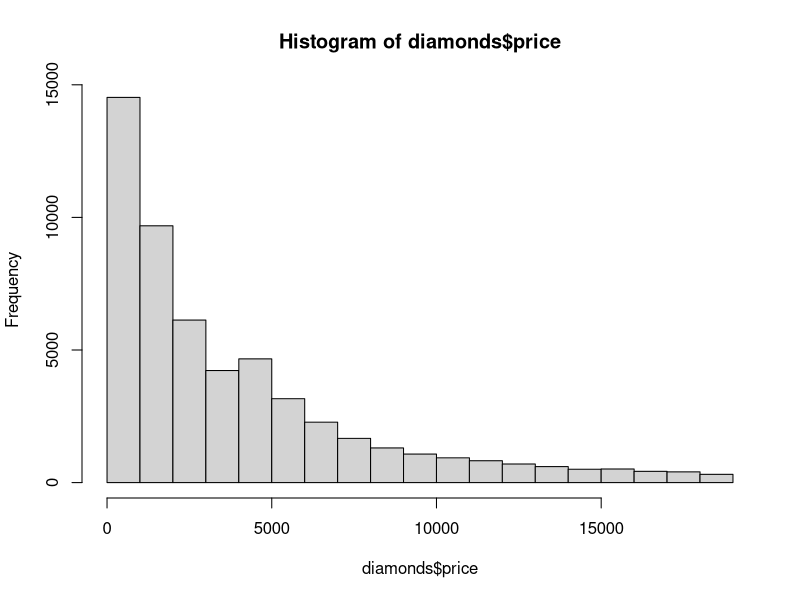
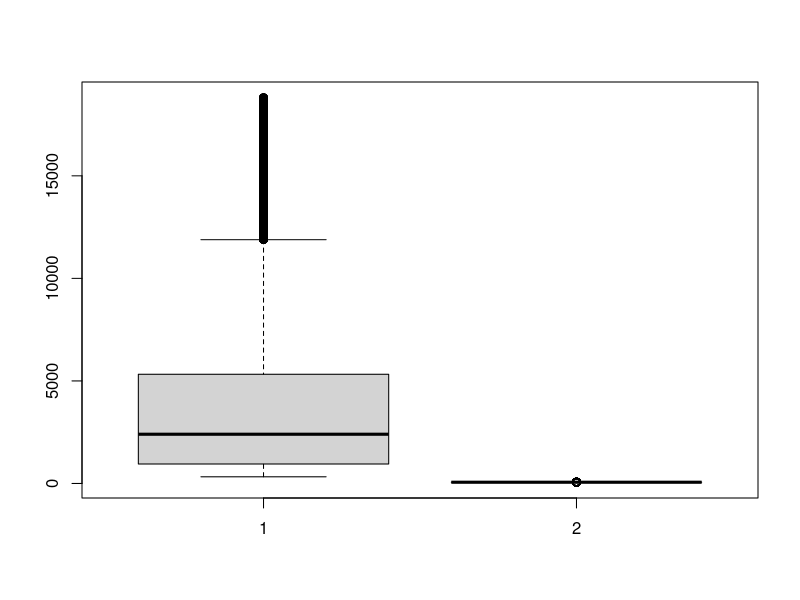

Recreate these plots in R, in order.
#importing data
library(ggplot2)
data(diamonds)
diamonds
summary(diamonds)
diamonds$color

str(diamonds)
hist(diamonds$price)
mean(diamonds$price)
median(diamonds$price)
diamonds$price
boxplot(diamonds$price,diamonds$depth)
nrow(diamonds[diamonds$price<500,])
length(diamonds$carat[diamonds$price<500])
length(diamonds)
length(diamonds$carat[diamonds$price<250])
length(diamonds$carat[diamonds$price>=15000])
